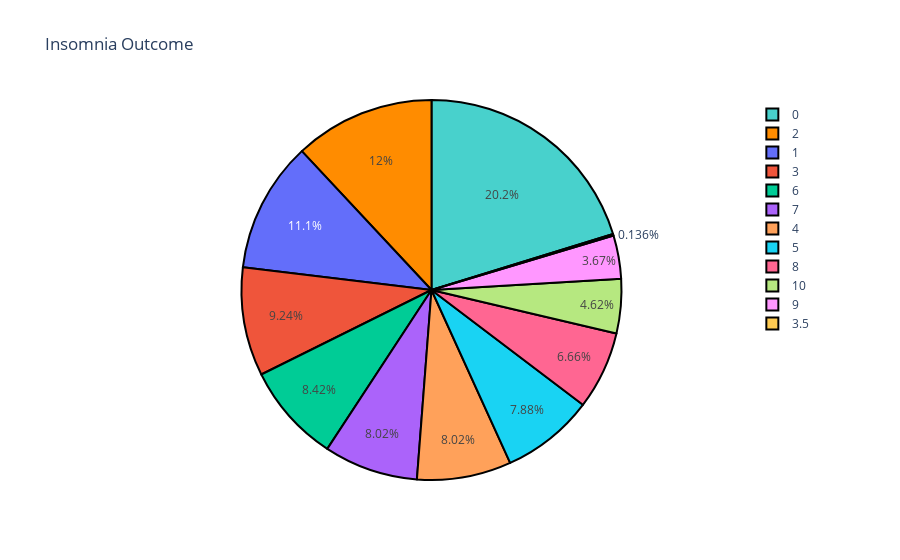

Here is the notebook cell this chart was saved with:
### Markdown cell above
### Observation

* __Highest percentage of those people who give 7 self_rating for their depression and the number of people are 96.__ 
<br>

* __Lowest percentage of those people who give 3.5 self_rating for their depression and the number of people are 2.__
<br>

### Code cell
dist = df['Insomnia'].value_counts()
colors = ['mediumturquoise', 'darkorange']
trace = go.Pie(values=(np.array(dist)),labels=dist.index)
layout = go.Layout(title='Insomnia Outcome')
data = [trace]
fig = go.Figure(trace,layout)
fig.update_traces(marker=dict(colors=colors, line=dict(color='#000000', width=2)))
fig.show()

### Figure 1 — Plotly figure (JSON) as saved in the notebook; plotly's stock layout.template omitted (floating-point values rounded to 4 significant figures)
{"data": [{"labels": [0, 2, 1, 3, 6, 7, 4, 5, 8, 10, 9, 3.5], "marker": {"colors": ["mediumturquoise", "darkorange"], "line": {"color": "#000000", "width": 2}}, "type": "pie", "values": [149, 88, 82, 68, 62, 59, 59, 58, 49, 34, 27, 1]}], "layout": {"title": {"text": "Insomnia Outcome"}}}
